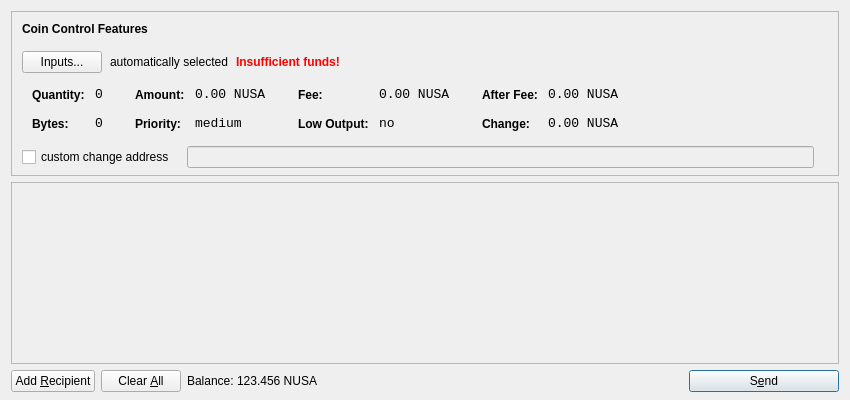
<?xml version="1.0" encoding="UTF-8"?>
<ui version="4.0">
 <class>SendCoinsDialog</class>
 <widget class="QDialog" name="SendCoinsDialog">
  <property name="geometry">
   <rect>
    <x>0</x>
    <y>0</y>
    <width>850</width>
    <height>400</height>
   </rect>
  </property>
  <property name="windowTitle">
   <string>Send Coins</string>
  </property>
  <layout class="QVBoxLayout" name="verticalLayout" stretch="0,1,0">
   <property name="bottomMargin">
    <number>8</number>
   </property>
   <item>
    <widget class="QFrame" name="frameCoinControl">
     <property name="sizePolicy">
      <sizepolicy hsizetype="Expanding" vsizetype="Expanding">
       <horstretch>0</horstretch>
       <verstretch>0</verstretch>
      </sizepolicy>
     </property>
     <property name="maximumSize">
      <size>
       <width>16777215</width>
       <height>16777215</height>
      </size>
     </property>
     <property name="frameShape">
      <enum>QFrame::StyledPanel</enum>
     </property>
     <property name="frameShadow">
      <enum>QFrame::Sunken</enum>
     </property>
     <layout class="QVBoxLayout" name="verticalLayoutCoinControl2">
      <property name="spacing">
       <number>6</number>
      </property>
      <property name="leftMargin">
       <number>0</number>
      </property>
      <property name="topMargin">
       <number>0</number>
      </property>
      <property name="rightMargin">
       <number>0</number>
      </property>
      <property name="bottomMargin">
       <number>6</number>
      </property>
      <item>
       <layout class="QVBoxLayout" name="verticalLayoutCoinControl" stretch="0,0,0,0,1">
        <property name="spacing">
         <number>0</number>
        </property>
        <property name="leftMargin">
         <number>10</number>
        </property>
        <property name="topMargin">
         <number>10</number>
        </property>
        <item>
         <layout class="QHBoxLayout" name="horizontalLayoutCoinControl1">
          <property name="bottomMargin">
           <number>15</number>
          </property>
          <item>
           <widget class="QLabel" name="labelCoinControlFeatures">
            <property name="sizePolicy">
             <sizepolicy hsizetype="Preferred" vsizetype="Maximum">
              <horstretch>0</horstretch>
              <verstretch>0</verstretch>
             </sizepolicy>
            </property>
            <property name="font">
             <font>
              <weight>75</weight>
              <bold>true</bold>
             </font>
            </property>
            <property name="styleSheet">
             <string notr="true">font-weight:bold;</string>
            </property>
            <property name="text">
             <string>Coin Control Features</string>
            </property>
           </widget>
          </item>
         </layout>
        </item>
        <item>
         <layout class="QHBoxLayout" name="horizontalLayoutCoinControl2" stretch="0,0,0,0">
          <property name="spacing">
           <number>8</number>
          </property>
          <property name="bottomMargin">
           <number>10</number>
          </property>
          <item>
           <widget class="QPushButton" name="pushButtonCoinControl">
            <property name="styleSheet">
             <string notr="true"/>
            </property>
            <property name="text">
             <string>Inputs...</string>
            </property>
           </widget>
          </item>
          <item>
           <widget class="QLabel" name="labelCoinControlAutomaticallySelected">
            <property name="text">
             <string>automatically selected</string>
            </property>
            <property name="margin">
             <number>5</number>
            </property>
           </widget>
          </item>
          <item>
           <widget class="QLabel" name="labelCoinControlInsuffFunds">
            <property name="font">
             <font>
              <weight>75</weight>
              <bold>true</bold>
             </font>
            </property>
            <property name="styleSheet">
             <string notr="true">color:red;font-weight:bold;</string>
            </property>
            <property name="text">
             <string>Insufficient funds!</string>
            </property>
            <property name="margin">
             <number>5</number>
            </property>
           </widget>
          </item>
          <item>
           <spacer name="horizontalSpacerCoinControl">
            <property name="orientation">
             <enum>Qt::Horizontal</enum>
            </property>
            <property name="sizeHint" stdset="0">
             <size>
              <width>40</width>
              <height>1</height>
             </size>
            </property>
           </spacer>
          </item>
         </layout>
        </item>
        <item>
         <widget class="QWidget" name="widgetCoinControl" native="true">
          <property name="sizePolicy">
           <sizepolicy hsizetype="Preferred" vsizetype="Preferred">
            <horstretch>0</horstretch>
            <verstretch>0</verstretch>
           </sizepolicy>
          </property>
          <property name="minimumSize">
           <size>
            <width>0</width>
            <height>0</height>
           </size>
          </property>
          <property name="styleSheet">
           <string notr="true"/>
          </property>
          <layout class="QHBoxLayout" name="horizontalLayoutCoinControl5">
           <property name="leftMargin">
            <number>0</number>
           </property>
           <property name="topMargin">
            <number>0</number>
           </property>
           <property name="rightMargin">
            <number>0</number>
           </property>
           <property name="bottomMargin">
            <number>0</number>
           </property>
           <item>
            <layout class="QHBoxLayout" name="horizontalLayoutCoinControl3" stretch="0,0,0,1">
             <property name="spacing">
              <number>20</number>
             </property>
             <property name="topMargin">
              <number>0</number>
             </property>
             <property name="bottomMargin">
              <number>10</number>
             </property>
             <item>
              <layout class="QFormLayout" name="formLayoutCoinControl1">
               <property name="horizontalSpacing">
                <number>10</number>
               </property>
               <property name="verticalSpacing">
                <number>14</number>
               </property>
               <property name="leftMargin">
                <number>10</number>
               </property>
               <property name="topMargin">
                <number>4</number>
               </property>
               <property name="rightMargin">
                <number>6</number>
               </property>
               <item row="0" column="0">
                <widget class="QLabel" name="labelCoinControlQuantityText">
                 <property name="styleSheet">
                  <string notr="true">font-weight:bold;</string>
                 </property>
                 <property name="text">
                  <string>Quantity:</string>
                 </property>
                 <property name="margin">
                  <number>0</number>
                 </property>
                </widget>
               </item>
               <item row="0" column="1">
                <widget class="QLabel" name="labelCoinControlQuantity">
                 <property name="font">
                  <font>
                   <family>Monospace</family>
                   <pointsize>10</pointsize>
                  </font>
                 </property>
                 <property name="cursor">
                  <cursorShape>IBeamCursor</cursorShape>
                 </property>
                 <property name="contextMenuPolicy">
                  <enum>Qt::ActionsContextMenu</enum>
                 </property>
                 <property name="text">
                  <string notr="true">0</string>
                 </property>
                 <property name="margin">
                  <number>0</number>
                 </property>
                 <property name="textInteractionFlags">
                  <set>Qt::LinksAccessibleByMouse|Qt::TextSelectableByKeyboard|Qt::TextSelectableByMouse</set>
                 </property>
                </widget>
               </item>
               <item row="1" column="0">
                <widget class="QLabel" name="labelCoinControlBytesText">
                 <property name="styleSheet">
                  <string notr="true">font-weight:bold;</string>
                 </property>
                 <property name="text">
                  <string>Bytes:</string>
                 </property>
                </widget>
               </item>
               <item row="1" column="1">
                <widget class="QLabel" name="labelCoinControlBytes">
                 <property name="font">
                  <font>
                   <family>Monospace</family>
                   <pointsize>10</pointsize>
                  </font>
                 </property>
                 <property name="cursor">
                  <cursorShape>IBeamCursor</cursorShape>
                 </property>
                 <property name="contextMenuPolicy">
                  <enum>Qt::ActionsContextMenu</enum>
                 </property>
                 <property name="text">
                  <string notr="true">0</string>
                 </property>
                 <property name="textInteractionFlags">
                  <set>Qt::LinksAccessibleByMouse|Qt::TextSelectableByKeyboard|Qt::TextSelectableByMouse</set>
                 </property>
                </widget>
               </item>
              </layout>
             </item>
             <item>
              <layout class="QFormLayout" name="formLayoutCoinControl2">
               <property name="horizontalSpacing">
                <number>10</number>
               </property>
               <property name="verticalSpacing">
                <number>14</number>
               </property>
               <property name="leftMargin">
                <number>6</number>
               </property>
               <property name="topMargin">
                <number>4</number>
               </property>
               <property name="rightMargin">
                <number>6</number>
               </property>
               <item row="0" column="0">
                <widget class="QLabel" name="labelCoinControlAmountText">
                 <property name="styleSheet">
                  <string notr="true">font-weight:bold;</string>
                 </property>
                 <property name="text">
                  <string>Amount:</string>
                 </property>
                 <property name="margin">
                  <number>0</number>
                 </property>
                </widget>
               </item>
               <item row="0" column="1">
                <widget class="QLabel" name="labelCoinControlAmount">
                 <property name="font">
                  <font>
                   <family>Monospace</family>
                   <pointsize>10</pointsize>
                  </font>
                 </property>
                 <property name="cursor">
                  <cursorShape>IBeamCursor</cursorShape>
                 </property>
                 <property name="contextMenuPolicy">
                  <enum>Qt::ActionsContextMenu</enum>
                 </property>
                 <property name="text">
                  <string notr="true">0.00 NUSA</string>
                 </property>
                 <property name="textInteractionFlags">
                  <set>Qt::LinksAccessibleByMouse|Qt::TextSelectableByKeyboard|Qt::TextSelectableByMouse</set>
                 </property>
                </widget>
               </item>
               <item row="1" column="0">
                <widget class="QLabel" name="labelCoinControlPriorityText">
                 <property name="styleSheet">
                  <string notr="true">font-weight:bold;</string>
                 </property>
                 <property name="text">
                  <string>Priority:</string>
                 </property>
                </widget>
               </item>
               <item row="1" column="1">
                <widget class="QLabel" name="labelCoinControlPriority">
                 <property name="font">
                  <font>
                   <family>Monospace</family>
                   <pointsize>10</pointsize>
                  </font>
                 </property>
                 <property name="cursor">
                  <cursorShape>IBeamCursor</cursorShape>
                 </property>
                 <property name="contextMenuPolicy">
                  <enum>Qt::ActionsContextMenu</enum>
                 </property>
                 <property name="text">
                  <string>medium</string>
                 </property>
                 <property name="textInteractionFlags">
                  <set>Qt::LinksAccessibleByMouse|Qt::TextSelectableByKeyboard|Qt::TextSelectableByMouse</set>
                 </property>
                </widget>
               </item>
              </layout>
             </item>
             <item>
              <layout class="QFormLayout" name="formLayoutCoinControl3">
               <property name="horizontalSpacing">
                <number>10</number>
               </property>
               <property name="verticalSpacing">
                <number>14</number>
               </property>
               <property name="leftMargin">
                <number>6</number>
               </property>
               <property name="topMargin">
                <number>4</number>
               </property>
               <property name="rightMargin">
                <number>6</number>
               </property>
               <item row="0" column="0">
                <widget class="QLabel" name="labelCoinControlFeeText">
                 <property name="styleSheet">
                  <string notr="true">font-weight:bold;</string>
                 </property>
                 <property name="text">
                  <string>Fee:</string>
                 </property>
                 <property name="margin">
                  <number>0</number>
                 </property>
                </widget>
               </item>
               <item row="0" column="1">
                <widget class="QLabel" name="labelCoinControlFee">
                 <property name="font">
                  <font>
                   <family>Monospace</family>
                   <pointsize>10</pointsize>
                  </font>
                 </property>
                 <property name="cursor">
                  <cursorShape>IBeamCursor</cursorShape>
                 </property>
                 <property name="contextMenuPolicy">
                  <enum>Qt::ActionsContextMenu</enum>
                 </property>
                 <property name="text">
                  <string notr="true">0.00 NUSA</string>
                 </property>
                 <property name="textInteractionFlags">
                  <set>Qt::LinksAccessibleByMouse|Qt::TextSelectableByKeyboard|Qt::TextSelectableByMouse</set>
                 </property>
                </widget>
               </item>
               <item row="1" column="0">
                <widget class="QLabel" name="labelCoinControlLowOutputText">
                 <property name="styleSheet">
                  <string notr="true">font-weight:bold;</string>
                 </property>
                 <property name="text">
                  <string>Low Output:</string>
                 </property>
                </widget>
               </item>
               <item row="1" column="1">
                <widget class="QLabel" name="labelCoinControlLowOutput">
                 <property name="font">
                  <font>
                   <family>Monospace</family>
                   <pointsize>10</pointsize>
                  </font>
                 </property>
                 <property name="cursor">
                  <cursorShape>IBeamCursor</cursorShape>
                 </property>
                 <property name="contextMenuPolicy">
                  <enum>Qt::ActionsContextMenu</enum>
                 </property>
                 <property name="text">
                  <string>no</string>
                 </property>
                 <property name="textInteractionFlags">
                  <set>Qt::LinksAccessibleByMouse|Qt::TextSelectableByKeyboard|Qt::TextSelectableByMouse</set>
                 </property>
                </widget>
               </item>
              </layout>
             </item>
             <item>
              <layout class="QFormLayout" name="formLayoutCoinControl4">
               <property name="horizontalSpacing">
                <number>10</number>
               </property>
               <property name="verticalSpacing">
                <number>14</number>
               </property>
               <property name="leftMargin">
                <number>6</number>
               </property>
               <property name="topMargin">
                <number>4</number>
               </property>
               <property name="rightMargin">
                <number>6</number>
               </property>
               <item row="0" column="0">
                <widget class="QLabel" name="labelCoinControlAfterFeeText">
                 <property name="styleSheet">
                  <string notr="true">font-weight:bold;</string>
                 </property>
                 <property name="text">
                  <string>After Fee:</string>
                 </property>
                 <property name="margin">
                  <number>0</number>
                 </property>
                </widget>
               </item>
               <item row="0" column="1">
                <widget class="QLabel" name="labelCoinControlAfterFee">
                 <property name="font">
                  <font>
                   <family>Monospace</family>
                   <pointsize>10</pointsize>
                  </font>
                 </property>
                 <property name="cursor">
                  <cursorShape>IBeamCursor</cursorShape>
                 </property>
                 <property name="contextMenuPolicy">
                  <enum>Qt::ActionsContextMenu</enum>
                 </property>
                 <property name="text">
                  <string notr="true">0.00 NUSA</string>
                 </property>
                 <property name="textInteractionFlags">
                  <set>Qt::LinksAccessibleByMouse|Qt::TextSelectableByKeyboard|Qt::TextSelectableByMouse</set>
                 </property>
                </widget>
               </item>
               <item row="1" column="0">
                <widget class="QLabel" name="labelCoinControlChangeText">
                 <property name="styleSheet">
                  <string notr="true">font-weight:bold;</string>
                 </property>
                 <property name="text">
                  <string>Change:</string>
                 </property>
                </widget>
               </item>
               <item row="1" column="1">
                <widget class="QLabel" name="labelCoinControlChange">
                 <property name="font">
                  <font>
                   <family>Monospace</family>
                   <pointsize>10</pointsize>
                  </font>
                 </property>
                 <property name="cursor">
                  <cursorShape>IBeamCursor</cursorShape>
                 </property>
                 <property name="contextMenuPolicy">
                  <enum>Qt::ActionsContextMenu</enum>
                 </property>
                 <property name="text">
                  <string notr="true">0.00 NUSA</string>
                 </property>
                 <property name="textInteractionFlags">
                  <set>Qt::LinksAccessibleByMouse|Qt::TextSelectableByKeyboard|Qt::TextSelectableByMouse</set>
                 </property>
                </widget>
               </item>
              </layout>
             </item>
            </layout>
           </item>
          </layout>
         </widget>
        </item>
        <item>
         <layout class="QHBoxLayout" name="horizontalLayoutCoinControl4" stretch="0,0,0">
          <property name="spacing">
           <number>12</number>
          </property>
          <property name="sizeConstraint">
           <enum>QLayout::SetDefaultConstraint</enum>
          </property>
          <property name="topMargin">
           <number>5</number>
          </property>
          <property name="rightMargin">
           <number>5</number>
          </property>
          <item>
           <widget class="QCheckBox" name="checkBoxCoinControlChange">
            <property name="text">
             <string>custom change address</string>
            </property>
           </widget>
          </item>
          <item>
           <widget class="QLineEdit" name="lineEditCoinControlChange">
            <property name="enabled">
             <bool>false</bool>
            </property>
            <property name="sizePolicy">
             <sizepolicy hsizetype="Expanding" vsizetype="Fixed">
              <horstretch>0</horstretch>
              <verstretch>0</verstretch>
             </sizepolicy>
            </property>
           </widget>
          </item>
          <item>
           <widget class="QLabel" name="labelCoinControlChangeLabel">
            <property name="sizePolicy">
             <sizepolicy hsizetype="Preferred" vsizetype="Expanding">
              <horstretch>0</horstretch>
              <verstretch>0</verstretch>
             </sizepolicy>
            </property>
            <property name="minimumSize">
             <size>
              <width>0</width>
              <height>0</height>
             </size>
            </property>
            <property name="text">
             <string/>
            </property>
            <property name="margin">
             <number>3</number>
            </property>
           </widget>
          </item>
         </layout>
        </item>
        <item>
         <spacer name="verticalSpacerCoinControl">
          <property name="orientation">
           <enum>Qt::Vertical</enum>
          </property>
          <property name="sizeHint" stdset="0">
           <size>
            <width>800</width>
            <height>1</height>
           </size>
          </property>
         </spacer>
        </item>
       </layout>
      </item>
     </layout>
    </widget>
   </item>
   <item>
    <widget class="QScrollArea" name="scrollArea">
     <property name="widgetResizable">
      <bool>true</bool>
     </property>
     <widget class="QWidget" name="scrollAreaWidgetContents">
      <property name="geometry">
       <rect>
        <x>0</x>
        <y>0</y>
        <width>828</width>
        <height>162</height>
       </rect>
      </property>
      <layout class="QVBoxLayout" name="verticalLayout_2">
       <property name="leftMargin">
        <number>0</number>
       </property>
       <property name="topMargin">
        <number>0</number>
       </property>
       <property name="rightMargin">
        <number>0</number>
       </property>
       <property name="bottomMargin">
        <number>0</number>
       </property>
       <item>
        <layout class="QVBoxLayout" name="entries">
         <property name="spacing">
          <number>6</number>
         </property>
        </layout>
       </item>
       <item>
        <spacer name="verticalSpacer">
         <property name="orientation">
          <enum>Qt::Vertical</enum>
         </property>
         <property name="sizeHint" stdset="0">
          <size>
           <width>20</width>
           <height>40</height>
          </size>
         </property>
        </spacer>
       </item>
      </layout>
     </widget>
    </widget>
   </item>
   <item>
    <layout class="QHBoxLayout" name="horizontalLayout">
     <item>
      <widget class="QPushButton" name="addButton">
       <property name="toolTip">
        <string>Send to multiple recipients at once</string>
       </property>
       <property name="text">
        <string>Add &amp;Recipient</string>
       </property>
       <property name="icon">
        <iconset resource="../bitcoin.qrc">
         <normaloff>:/icons/add</normaloff>:/icons/add</iconset>
       </property>
       <property name="autoDefault">
        <bool>false</bool>
       </property>
      </widget>
     </item>
     <item>
      <widget class="QPushButton" name="clearButton">
       <property name="sizePolicy">
        <sizepolicy hsizetype="Minimum" vsizetype="Fixed">
         <horstretch>0</horstretch>
         <verstretch>0</verstretch>
        </sizepolicy>
       </property>
       <property name="toolTip">
        <string>Remove all transaction fields</string>
       </property>
       <property name="text">
        <string>Clear &amp;All</string>
       </property>
       <property name="icon">
        <iconset resource="../bitcoin.qrc">
         <normaloff>:/icons/remove</normaloff>:/icons/remove</iconset>
       </property>
       <property name="autoRepeatDelay">
        <number>300</number>
       </property>
       <property name="autoDefault">
        <bool>false</bool>
       </property>
      </widget>
     </item>
     <item>
      <layout class="QHBoxLayout" name="horizontalLayout_2">
       <property name="spacing">
        <number>3</number>
       </property>
       <item>
        <widget class="QLabel" name="label">
         <property name="text">
          <string>Balance:</string>
         </property>
        </widget>
       </item>
       <item>
        <widget class="QLabel" name="labelBalance">
         <property name="cursor">
          <cursorShape>IBeamCursor</cursorShape>
         </property>
         <property name="text">
          <string>123.456 NUSA</string>
         </property>
         <property name="textInteractionFlags">
          <set>Qt::LinksAccessibleByMouse|Qt::TextSelectableByKeyboard|Qt::TextSelectableByMouse</set>
         </property>
        </widget>
       </item>
      </layout>
     </item>
     <item>
      <spacer name="horizontalSpacer">
       <property name="orientation">
        <enum>Qt::Horizontal</enum>
       </property>
       <property name="sizeHint" stdset="0">
        <size>
         <width>40</width>
         <height>20</height>
        </size>
       </property>
      </spacer>
     </item>
     <item>
      <widget class="QPushButton" name="sendButton">
       <property name="minimumSize">
        <size>
         <width>150</width>
         <height>0</height>
        </size>
       </property>
       <property name="toolTip">
        <string>Confirm the send action</string>
       </property>
       <property name="text">
        <string>S&amp;end</string>
       </property>
       <property name="icon">
        <iconset resource="../bitcoin.qrc">
         <normaloff>:/icons/send</normaloff>:/icons/send</iconset>
       </property>
       <property name="default">
        <bool>true</bool>
       </property>
      </widget>
     </item>
    </layout>
   </item>
  </layout>
 </widget>
 <resources>
  <include location="../bitcoin.qrc"/>
 </resources>
 <connections/>
</ui>
